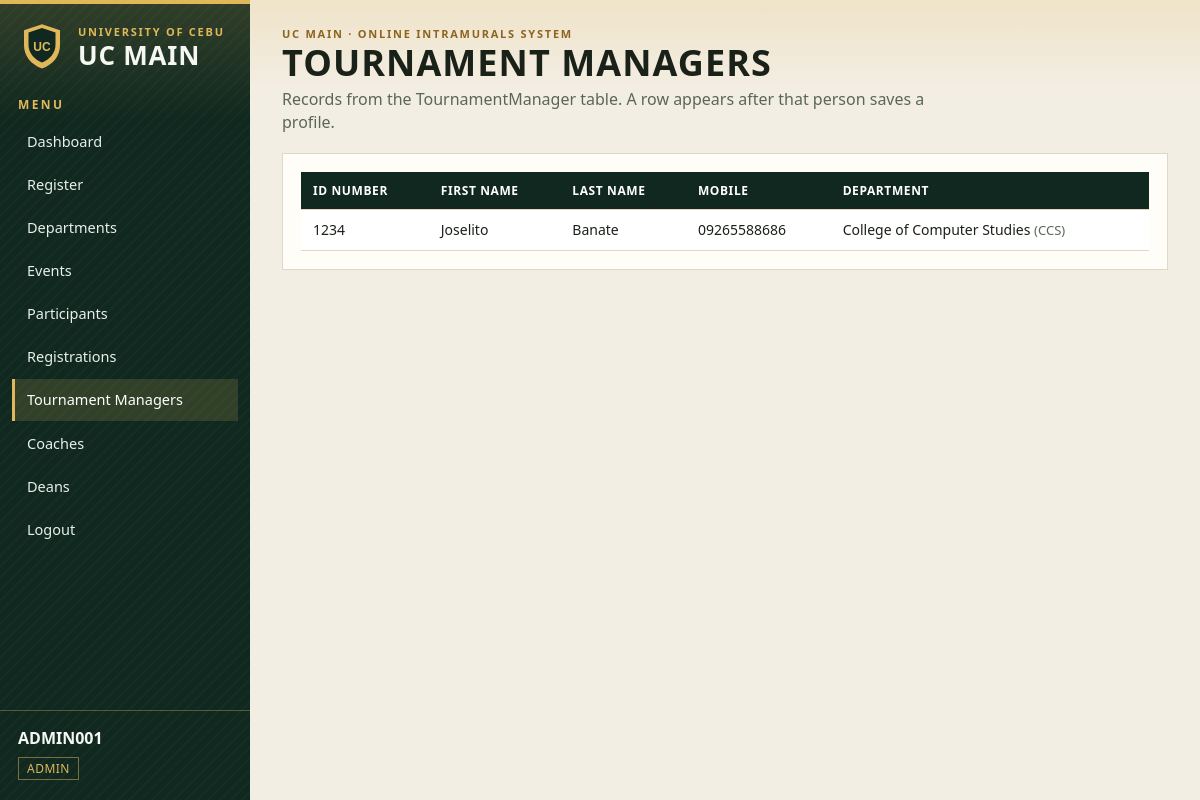
Screenshot of /tournament-managers (signed in) with the database file from the repository.
### tables this page shows
CREATE TABLE TournamentManager (
    userName TEXT PRIMARY KEY,
    fName TEXT NOT NULL,
    lName TEXT NOT NULL,
    mobile TEXT NOT NULL,
    deptID TEXT NOT NULL,
    FOREIGN KEY (userName) REFERENCES Registration (userName),
    FOREIGN KEY (deptID) REFERENCES Department (deptID)
);

CREATE TABLE Department (
    deptID TEXT PRIMARY KEY,
    deptName TEXT NOT NULL
);

### INSTRAMURALS/main.py (the view)
@app.route("/tournament-managers")
@require_login(["admin"])
def managers():
    return render_people("tournament manager")

### INSTRAMURALS/dbhelper.py (called while the page is built)
    def _connect(self):
        conn = sqlite3.connect(self.dbname, timeout=10)
        conn.row_factory = sqlite3.Row
        conn.execute("PRAGMA foreign_keys = ON")
        return conn

    def query(self, sql, params=()):
        conn = self._connect()
        try:
            return conn.execute(sql, params).fetchall()
        finally:
            conn.close()

    def list_staff(self, role):
        table = STAFF_TABLE.get(role)
        if not table:
            return []
        return self.query(
            f"""
            SELECT s.userName, s.fName, s.lName, s.mobile, s.deptID, d.deptName
            FROM {table} s
            JOIN Department d ON d.deptID = s.deptID
            ORDER BY s.lName, s.fName
            """
        )

### INSTRAMURALS/main.py (called while the page is built)
def require_login(roles=None):
    def decorator(view):
        @wraps(view)
        def wrapped(*args, **kwargs):
            if "userName" not in session:
                flash("Log in to open that page.", "error")
                return redirect(url_for("login"))
            if roles and session.get("role") not in roles:
                flash("Your role cannot open that module.", "error")
                return redirect(url_for(landing_endpoint(session.get("role"))))
            return view(*args, **kwargs)
        return wrapped
    return decorator

@app.context_processor
def inject_menu():
    return {
        "menu": build_menu(),
        "role_labels": ROLE_LABELS,
        "register_roles": REGISTER_ROLES,
        "categories": CATEGORIES,
        "years": YEARS,
        "civil_statuses": CIVIL_STATUSES,
        "genders": GENDERS,
        "local_admin_id": LOCAL_ADMIN_ID,
        "local_admin_password": LOCAL_ADMIN_PASSWORD,
    }

def render_people(role):
    return render_template(
        "people.html",
        people=db.list_staff(role),
        title=PEOPLE_TITLES[role],
        table_name=STAFF_TABLE[role],
    )

### INSTRAMURALS/templates/people.html (shortened to what this page needs)
{% extends "base.html" %}
{% block heading %}{{ title }}{% endblock %}
{% block lede %}Records from the {{ table_name }} table. A row appears after that person saves a profile.{% endblock %}
{% block content %}
<section class="panel">
    {% if people %}
    <div class="table-wrap">
        <table>
            <thead>
                <tr>
                    <th>ID number</th>
                    <th>First name</th>
                    <th>Last name</th>
                    <th>Mobile</th>
                    <th>Department</th>
                </tr>
            </thead>
            <tbody>
                {% for person in people %}
                <tr>
                    <td>{{ person.userName }}</td>
                    <td>{{ person.fName }}</td>
                    <td>{{ person.lName }}</td>
                    <td>{{ person.mobile }}</td>
                    <td>{{ person.deptName }} <span class="muted">({{ person.deptID }})</span></td>
                </tr>
                {% endfor %}
            </tbody>
        </table>
    </div>
    {% else %}
    <p class="empty">No records yet.</p>
    {% endif %}
</section>
{% endblock %}

### INSTRAMURALS/static/style.css (style rules this page uses)
:root { --green-950: #071612; --green-900: #10281f; --green-800: #1b4a36; --green-700: #246b4a; --gold: #e0b85a; --gold-deep: #8d6420; --paper: #f3eee4; --ink: #1a2118; --muted: #5c6658; --line: #e2d7c2; --danger: #8d2f2f; --danger-bg: #f8e8e4; --ok: #1d6b45; --ok-bg: #e5f3ea; --info: #1e4d6b; --info-bg: #e7f1f6; }
* { box-sizing: border-box; }
body { margin: 0; color: var(--ink); background: var(--paper); font-family: "Segoe UI", Tahoma, sans-serif; font-size: 16px; line-height: 1.45; }
.panel, .card, .stat, .credential { background: #fffdf8; border: 1px solid var(--line); }
.panel { padding: 18px; margin-bottom: 16px; }
.field-help, .muted { color: var(--muted); font-size: 13px; }
.table-wrap { overflow-x: auto; }
table { width: 100%; border-collapse: collapse; background: white; }
th, td { padding: 10px 12px; border-bottom: 1px solid var(--line); text-align: left; vertical-align: top; font-size: 14px; }
th { background: var(--green-900); color: white; font-size: 12px; letter-spacing: 0.05em; text-transform: uppercase; }

### rows the page displays
TournamentManager: userName "1234", fName "Joselito", lName "Banate", mobile "09265588686", deptName "College of Computer Studies", deptID "CCS"

### other values shown
{{ item.label }} "Dashboard" "Register" "Departments" "Events" "Participants" "Registrations" "Tournament Managers" "Coaches" "Deans" "Logout"
{{ session.get('userName') }} "ADMIN001"
{{ role_labels.get(session.get('role'), session.get('role')) }} "ADMIN"
{{ title }} "TOURNAMENT MANAGERS"
{{ table_name }} "TournamentManager"
